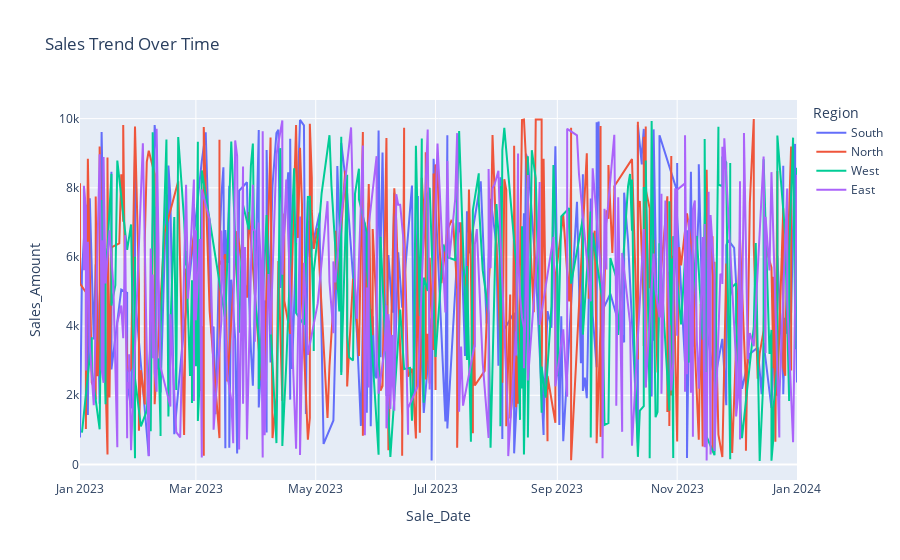

Write notebook code for a chart like this one.
### Code cell
# 2. Sales Trend Over Time
fig2 = px.line(df.sort_values('Sale_Date'), x='Sale_Date', y='Sales_Amount', color='Region',
               title='Sales Trend Over Time')
fig2.show()

### Figure 1 — Plotly figure (JSON) as saved in the notebook; plotly's stock layout.template omitted (floating-point values rounded to 4 significant figures; data arrays with more than 128 entries replaced by an {"elided": "..."} marker saying what was removed)
{"data": [{"hovertemplate": "Region=South<br>Sale_Date=%{x}<br>Sales_Amount=%{y}<extra></extra>", "legendgroup": "South", "line": {"color": "#636efa", "dash": "solid"}, "marker": {"symbol": "circle"}, "mode": "lines", "name": "South", "orientation": "v", "showlegend": true, "type": "scatter", "x": {"elided": "226 str values"}, "xaxis": "x", "y": {"elided": "226 float values"}, "yaxis": "y"}, {"hovertemplate": "Region=North<br>Sale_Date=%{x}<br>Sales_Amount=%{y}<extra></extra>", "legendgroup": "North", "line": {"color": "#EF553B", "dash": "solid"}, "marker": {"symbol": "circle"}, "mode": "lines", "name": "North", "orientation": "v", "showlegend": true, "type": "scatter", "x": {"elided": "267 str values"}, "xaxis": "x", "y": {"elided": "267 float values"}, "yaxis": "y"}, {"hovertemplate": "Region=West<br>Sale_Date=%{x}<br>Sales_Amount=%{y}<extra></extra>", "legendgroup": "West", "line": {"color": "#00cc96", "dash": "solid"}, "marker": {"symbol": "circle"}, "mode": "lines", "name": "West", "orientation": "v", "showlegend": true, "type": "scatter", "x": {"elided": "244 str values"}, "xaxis": "x", "y": {"elided": "244 float values"}, "yaxis": "y"}, {"hovertemplate": "Region=East<br>Sale_Date=%{x}<br>Sales_Amount=%{y}<extra></extra>", "legendgroup": "East", "line": {"color": "#ab63fa", "dash": "solid"}, "marker": {"symbol": "circle"}, "mode": "lines", "name": "East", "orientation": "v", "showlegend": true, "type": "scatter", "x": {"elided": "263 str values"}, "xaxis": "x", "y": {"elided": "263 float values"}, "yaxis": "y"}], "layout": {"autosize": true, "legend": {"title": {"text": "Region"}, "tracegroupgap": 0}, "title": {"text": "Sales Trend Over Time"}, "xaxis": {"anchor": "y", "autorange": true, "domain": [0, 1], "range": ["2023-01-01", "2024-01-01"], "title": {"text": "Sale_Date"}, "type": "date"}, "yaxis": {"anchor": "x", "autorange": true, "domain": [0, 1], "range": [-449.3, 10540.0], "title": {"text": "Sales_Amount"}, "type": "linear"}}}
